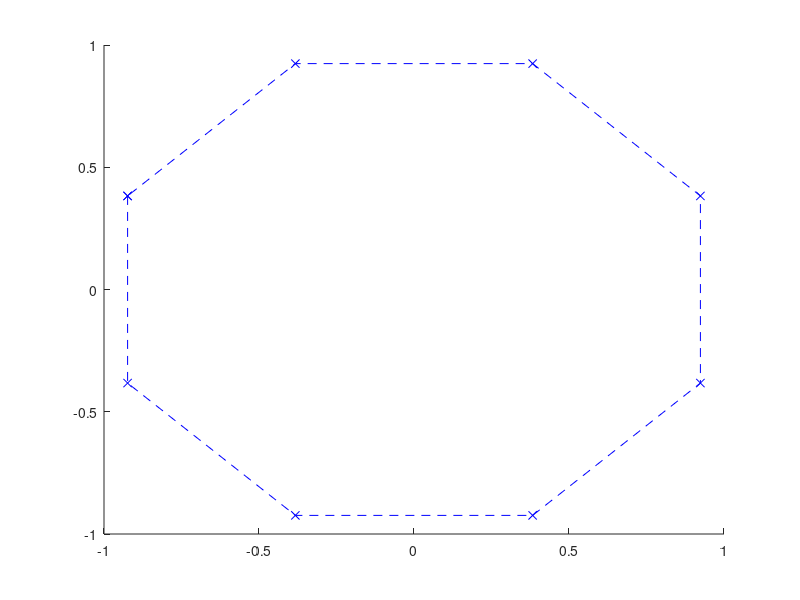

Write the MATLAB code that produced this figure.
%%
clc;clear;close all;
r = 1.0;
N_panel = 9;
deltheta = (2*pi)/(N_panel-1);
theta= (pi-(deltheta/2)):(deltheta):(2*pi+pi-(deltheta/2));
theta_deg = theta*(180/pi);
%theta(N_panel+1) = theta(1);

x = r*cos(theta);
y = r*sin(theta);

figure(1);hold on;
plot(x,y,'--bx');

%%
fil = 'circular_cylinder.txt';
fid = fopen(fil,'w');

for i = 1:1:length(x)
    
    fprintf(fid,'%d %d %d',x(i),y(i),theta(i));
    fprintf(fid,'\n');
    
end
